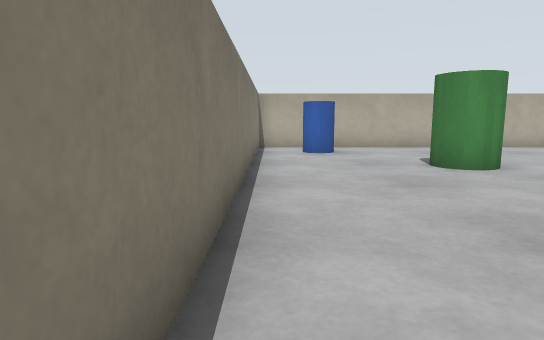
View 1 (above)

16 first-person views from a walk through a world built for the Gazebo simulator. The camera is 0.51 m above the floor, tilts 8° down and sees 75° across. The floor is counted in squares, 0.5 m on a side. Each view is taken from the middle of a square. On the plan, view 1 faces up. The plan holds only what a view shows up to about 13 squares ahead; the rest is blank. The place goes on beyond the plan.

View 2
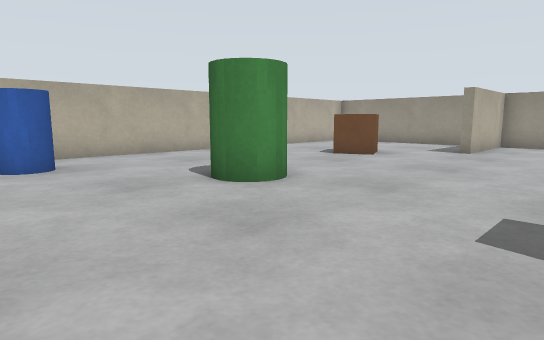

View 3
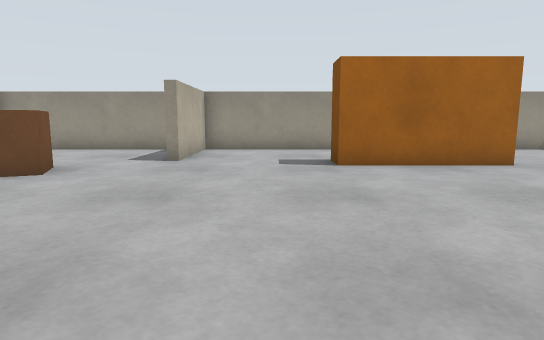

View 4
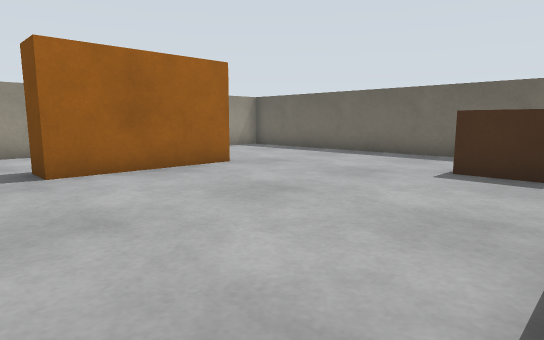

View 5
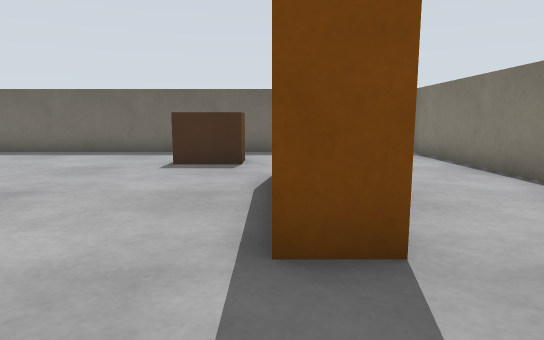

View 6
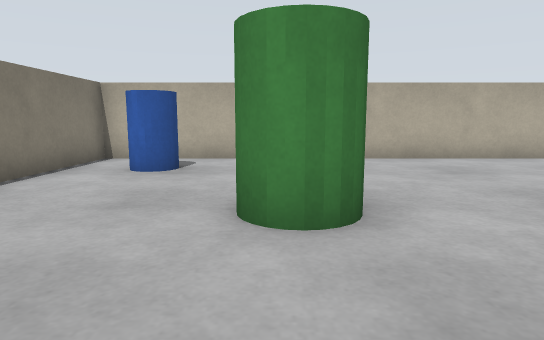

View 7
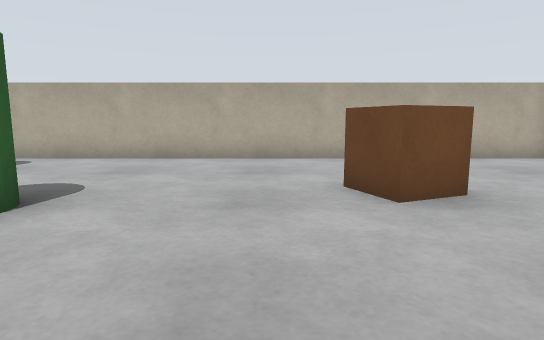

View 8
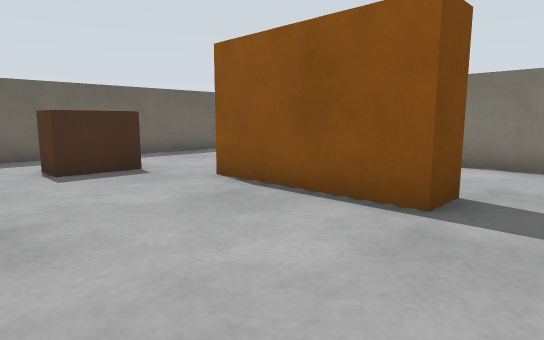

View 9
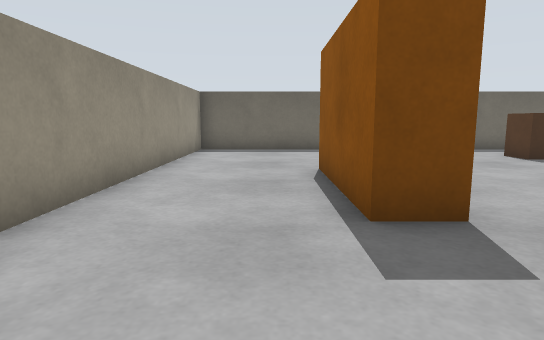

View 10
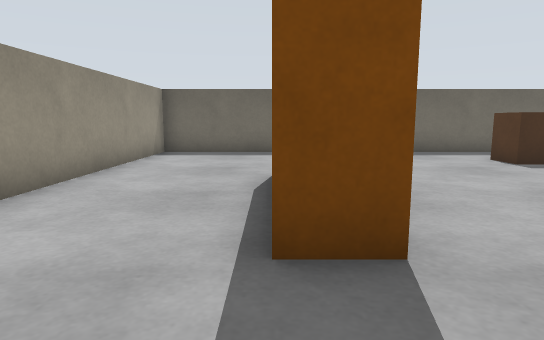

View 11
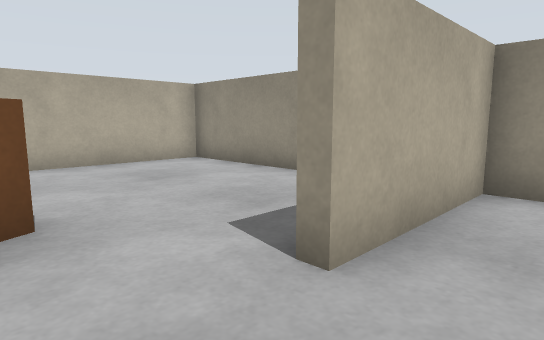

View 12
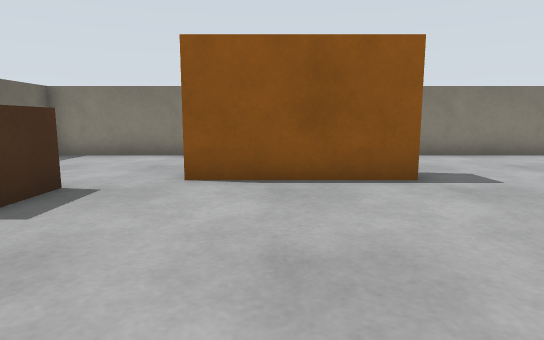

View 13
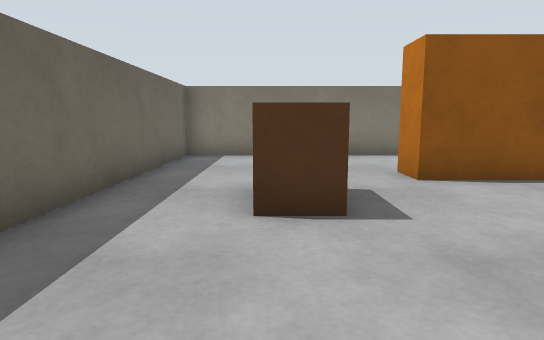

View 14
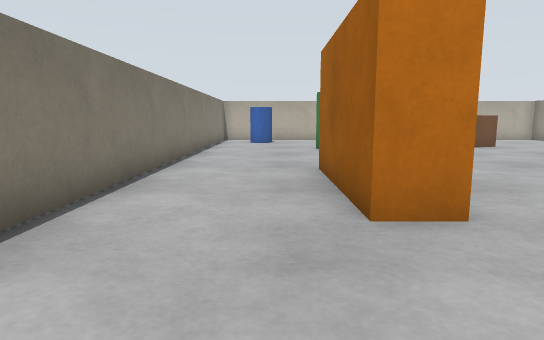

View 15
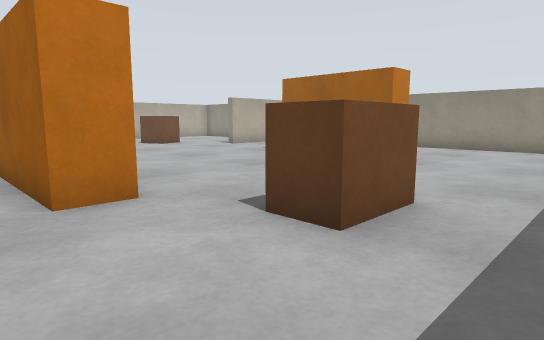

View 16
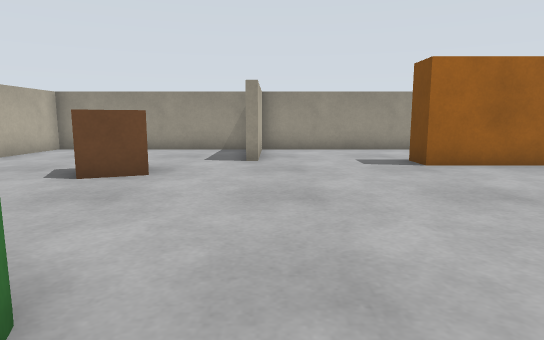

### Floor plan
Points are (right, up) in squares from view 1. A wall is a line through its corners. A room is listed if a view was taken in it or the views show most of it. See-through windows are left out.
Room 1 (views 1, 2, 3, 4, 5, 6, 7, 8, 9, 10, 11, 12, 13, 14, 15, 16)
walls: (4, 2.5) (4, -1.5) (3, -1.5) (3, 2.5) (4, 2.5); (11, 2.5) (12, 2.5) (12, -1.5) (11, -1.5) (11, 2.5); (15.5, 6.9) (15.5, 13.5) (-0.5, 13.5) (-0.5, -6.5) (15.5, -6.5) (15.5, 6.3) (11.9, 6.3) (11.9, 6.8)
objects: barrel (1, 11) to (2, 12); pillar (4, 7) to (5, 8); brown box (5, -4) to (6, -3); brown box (9, 9) to (10, 10)

Where each view was taken, in squares from view 1:
view 1: 0 up, 0 right, facing up
view 2: 3 up, 0 right, facing up-right
view 3: 4 up, 3 right, facing right
view 4: 4 up, 4 right, facing down-right
view 5: 5 up, 4 right, facing down
view 6: 4 up, 4 right, facing up
view 7: 4 up, 8 right, facing up
view 8: 4 up, 8 right, facing down-left
view 9: 6 up, 13 right, facing down
view 10: 5 up, 12 right, facing down
view 11: 5 up, 10 right, facing up-right
view 12: 0 up, 10 right, facing left
view 13: 4 down, 10 right, facing left
view 14: 5 down, 2 right, facing up
view 15: 6 down, 2 right, facing up-right
view 16: 6 up, 3 right, facing right
